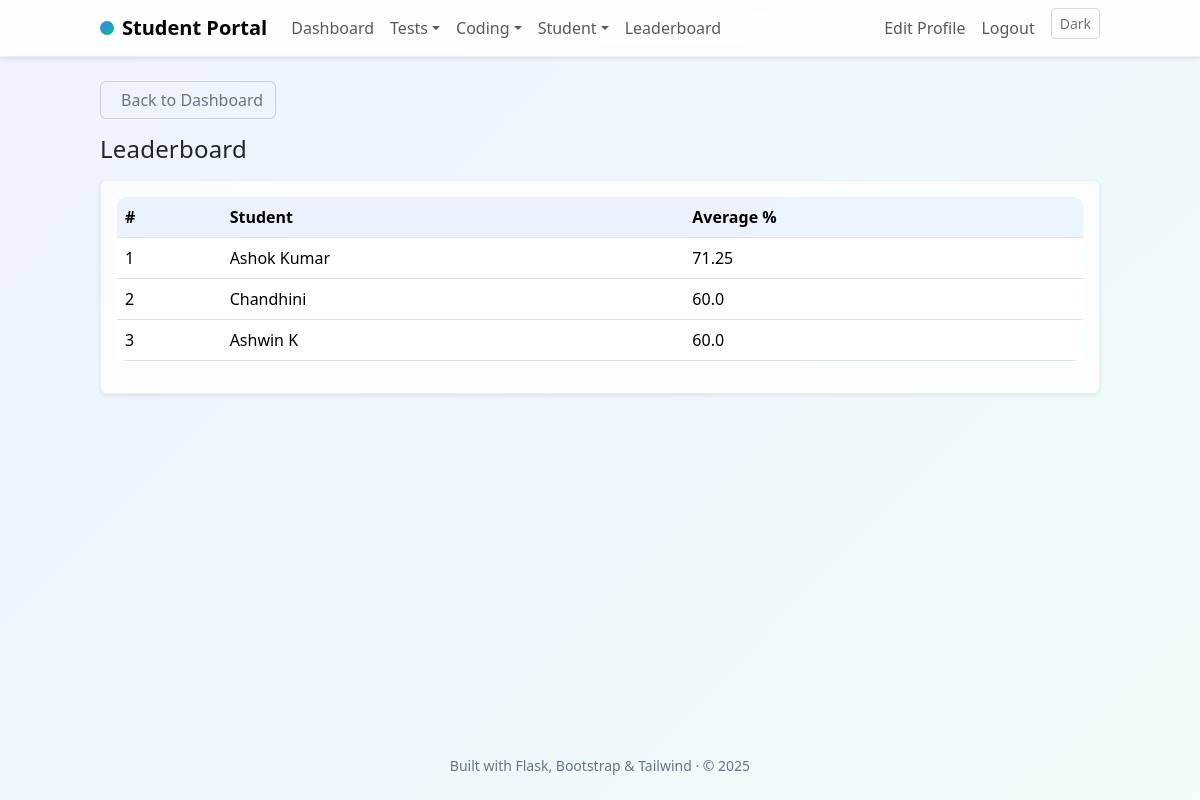
The page /leaderboard (signed in) on the database its author committed.
### app/models.py (models this page shows, shortened)
class User(db.Model, UserMixin):
	id = db.Column(db.Integer, primary_key=True)
	name = db.Column(db.String(120), nullable=False)
	email = db.Column(db.String(120), unique=True, nullable=False)
	department = db.Column(db.String(80), nullable=True)
	roll_number = db.Column(db.String(50), unique=True, nullable=True)
	role = db.Column(db.String(20), default="student")  # student | teacher | admin
	password_hash = db.Column(db.String(255), nullable=False)
	created_at = db.Column(db.DateTime, server_default=func.now())
	profile = db.relationship("StudentProfile", backref="user", uselist=False)
	results = db.relationship("Result", backref="user", lazy=True)
	attendance_records = db.relationship("Attendance", backref="user", lazy=True)
	fee_payments = db.relationship("FeePayment", backref="user", lazy=True)
	leaves = db.relationship("LeaveApplication", backref="user", lazy=True)

### app/routes/main.py (the view)
@main_bp.route("/leaderboard")
@login_required
def leaderboard():
	from sqlalchemy import func
	q = db.session.query(Result.student_id, func.avg((Result.marks * 100.0) / Result.total).label("avg_pct"))\
		.group_by(Result.student_id)\
		.order_by(func.avg((Result.marks * 100.0) / Result.total).desc())\
		.limit(20).all()
	items = []
	for sid, avg_pct in q:
		user = db.session.get(User, sid)
		items.append({"user": user, "avg_pct": round(avg_pct, 2)})
	return render_template("leaderboard.html", items=items)

### app/templates/leaderboard.html (shortened to what this page needs)
{% extends 'base.html' %}
{% block content %}
<div class="mb-3">
	<a href="{{ url_for('main.dashboard') }}" class="btn btn-outline-secondary">
		Back to Dashboard
	</a>
</div>
<h2 class="h4 mb-3">Leaderboard</h2>
<div class="card shadow-sm">
	<div class="card-body">
		<table class="table">
			<thead><tr><th>#</th><th>Student</th><th>Average %</th></tr></thead>
			<tbody>
			{% for item in items %}
			<tr><td>{{ loop.index }}</td><td>{{ item.user.name }}</td><td>{{ item.avg_pct }}</td></tr>
			{% else %}
			<tr><td colspan="3">No data</td></tr>
			{% endfor %}
			</tbody>
		</table>
	</div>
</div>
{% endblock %}

### app/static/css/styles.css (style rules this page uses)
:root { --brand: #3b82f6; --brand-2: #10b981; --surface: rgba(255,255,255,0.75); --blur: 10px; }
body { background: linear-gradient(135deg, #eef2ff 0%, #f0fdfa 100%); min-height: 100vh; }
.card { background: var(--surface); backdrop-filter: blur(var(--blur)); border: 1px solid rgba(0,0,0,.06); box-shadow: 0 10px 30px rgba(2,6,23,.08); }
.btn-outline-secondary { border-color: rgba(0,0,0,.15); }
h1,h2,h3,h4 { letter-spacing: .2px; }
.table { border-radius: .6rem; overflow: hidden; }
.table thead th { background: rgba(59,130,246,.08); }

### rows shown on the page
User: user.name "Ashok Kumar"
User: user.name "Chandhini"
User: user.name "Ashwin K"

### other values the page prints
{{ item.avg_pct }} "71.25" "60.0" "60.0"
{{ 2025 }} "2025"
